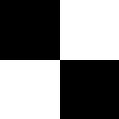

MATLAB code to generate this figure: (Note: this script raises an error after producing the figure.)
%=============================================================================
% Copyright (c) 2016-present Allan CORNET (Nelson)
%=============================================================================
% This file is part of Nelson.
%=============================================================================
% LICENCE_BLOCK_BEGIN
% SPDX-License-Identifier: LGPL-3.0-or-later
% LICENCE_BLOCK_END
%=============================================================================
% <--WEIGHT 2-->
% <--ADV-CLI MODE-->
%=============================================================================
reset(groot());
f = figure('Visible', 'off', 'Position', [100 100 120 120]);
axes('Position', [0 0 1 1]);
h = imshow(logical([0 1; 1 0]));
asserts.istrue(isgraphics(h, 'image'));
asserts.isequal(h.CData, logical([0 1; 1 0]));
drawnow();
frame = getframe(gca()).cdata;
topLeft = meanQuadrant(frame, [0.15 0.35], [0.15 0.35]);
topRight = meanQuadrant(frame, [0.15 0.35], [0.65 0.85]);
bottomLeft = meanQuadrant(frame, [0.65 0.85], [0.15 0.35]);
bottomRight = meanQuadrant(frame, [0.65 0.85], [0.65 0.85]);
asserts.istrue(all(topLeft < 32));
asserts.istrue(all(topRight > 220));
asserts.istrue(all(bottomLeft > 220));
asserts.istrue(all(bottomRight < 32));
close(f);
%=============================================================================
f = figure('Visible', 'off', 'Position', [100 100 120 120]);
axes('Position', [0 0 1 1]);
h = imshow(true(20, 20));
asserts.istrue(isgraphics(h, 'image'));
ax = h.Parent;
asserts.isequal(char(ax.Visible), 'off');
drawnow();
frame = getframe(ax).cdata;
asserts.istrue(all(frame(:) > 220));
close(f);
close all;
%=============================================================================
function rgb = meanQuadrant(frame, rowBounds, colBounds)
  rows = size(frame, 1);
  cols = size(frame, 2);
  r1 = max(1, round(rows * rowBounds(1)));
  r2 = min(rows, round(rows * rowBounds(2)));
  c1 = max(1, round(cols * colBounds(1)));
  c2 = min(cols, round(cols * colBounds(2)));
  patch = double(frame(r1:r2, c1:c2, :));
  rgb = squeeze(mean(mean(patch, 1), 2))';
end
%=============================================================================
